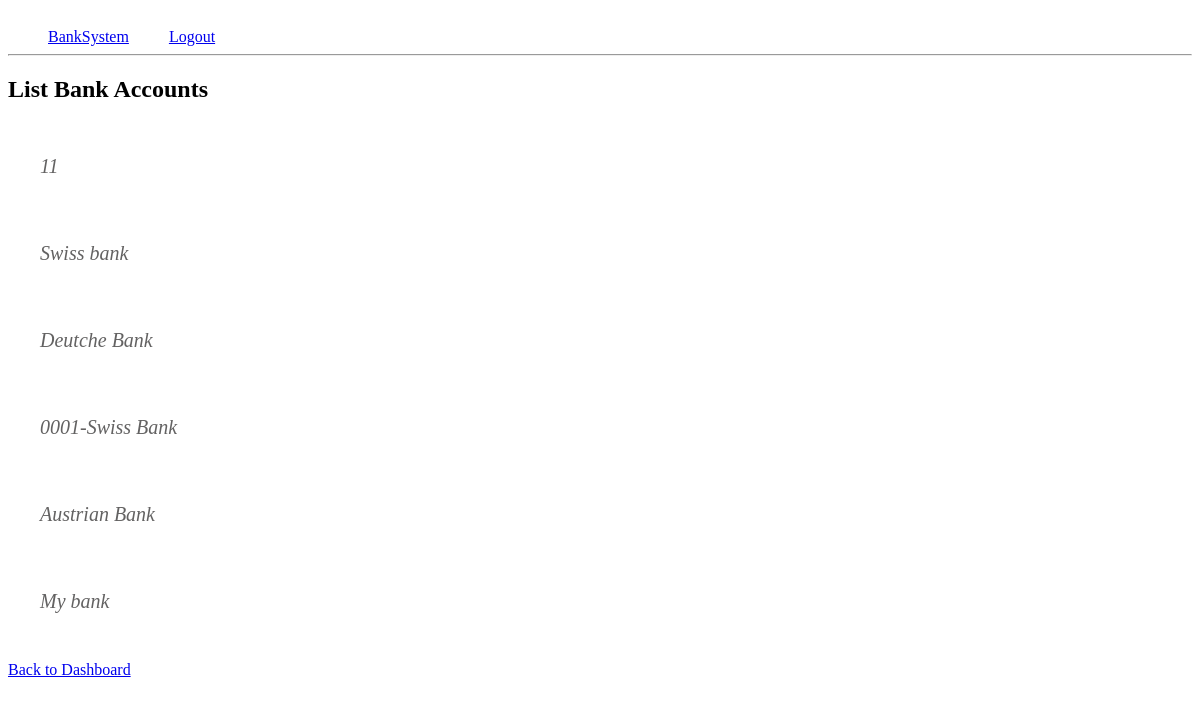
The app's page /list_bank_accounts/ (signed in) with its own data.
### banksystem/models.py (models this page shows)
class BankAccount(models.Model):
    customer = models.ForeignKey(Customer, on_delete=models.CASCADE)
    account_number = models.CharField(max_length=20, unique=True)
    balance = models.DecimalField(max_digits=10, decimal_places=2)

### banksystem/views.py (the view)
# urls.py: path("list_bank_accounts/", list_bank_account, name="list_bank_accounts"),
@login_required(login_url="/login")
def list_bank_account(request):
    customer = request.user.customer
    accounts = BankAccount.objects.filter(customer=customer)
    return render(request, "list_bank_accounts.html", {"accounts": accounts})

### templates/list_bank_accounts.html (shortened to what this page needs)
{% load custom_filters %}
<html>
  <head>
    <link
      rel="stylesheet"
      href="https://dhbhdrzi4tiry.cloudfront.net/cdn/sites/foundation.min.css"
    />
    <link rel="stylesheet" href="../../static/style.css" />
  </head>
  <div class="row logout-div">
    <a class="" href="{% url ''%}">BankSystem</a>
    <a class="logout" href="{% url 'user-logout'%}">Logout</a>
  </div>
  <hr />
  <div class="row small-up-1 medium-up-2 large-up-3">
    <h2>List Bank Accounts</h2>
    {% if accounts %} {% for account in accounts %}
    <div class="flex">
      <div class="callout primary">
        <li class="account-name-list">{{ account.account_number }}</li>
      </div>
    </div>
    {% endfor %} {% else %}
    <p>No bank accounts found.</p>
    {% endif %}
    <p>
      <a href="{% url 'customer_dashboard' %}">Back to Dashboard</a>
    </p>
  </div>
</html>

### static/style.css (style rules this page uses)
.callout { border-radius: 8px; }
.logout { text-align: right; }
.logout-div { display: flex; justify-content: flex-start; padding: 20px 0 0 0; }
.logout-div a { padding: 0 0 0 40px; }
.callout { padding: 2rem; }
.flex li { list-style-type: none; }
.account-name-list { font-size: 20px; font-style: italic; color: #636262; }

### records on screen
BankAccount: account_number "11"
BankAccount: account_number "Swiss bank"
BankAccount: account_number "Deutche Bank"
BankAccount: account_number "0001-Swiss Bank"
BankAccount: account_number "Austrian Bank"
BankAccount: account_number "My bank"
